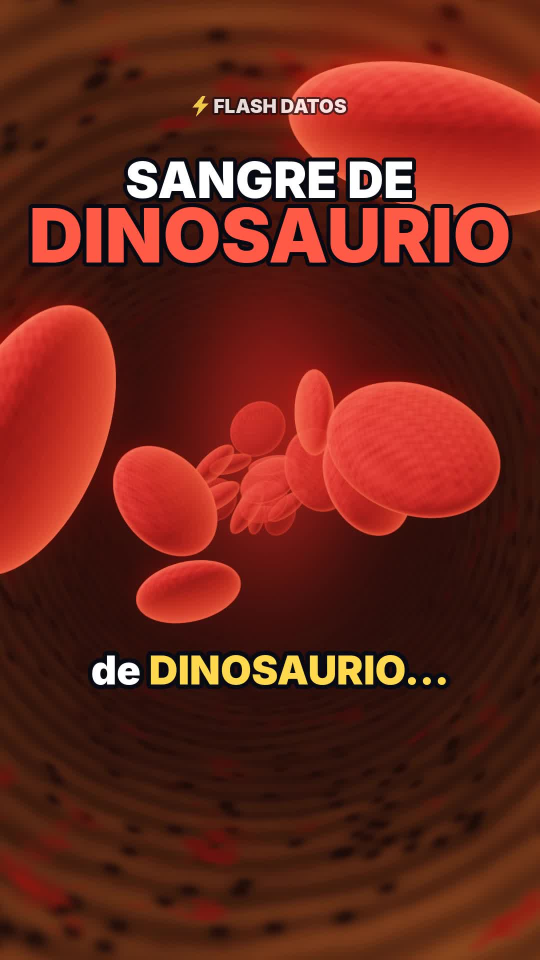
#> input picture videos/33-sangre-dinosaurio/portada.jpg, 1080 x 1920 px (shown at 1/2 size); its folder holds only this picture in this run
$ python -i escena.py   (imports and definitions only)
#> lines starting #> are read from the running program, lines starting #| are printed output that depends on the picture
### motor/noise.py
import numpy as np
rng = np.random.default_rng(7)
PERM = rng.permutation(256)
P = np.concatenate([PERM, PERM]).astype(np.int64)
VALS = rng.random(256)


def _hash(ix, iy, iz):
    return VALS[P[P[P[ix & 255] + (iy & 255)] + (iz & 255)]]


def vnoise(x, y, z):
    xi, yi, zi = np.floor(x).astype(np.int64), np.floor(y).astype(np.int64), np.floor(z).astype(np.int64)
    xf, yf, zf = x - xi, y - yi, z - zi
    u, v, w = xf * xf * (3 - 2 * xf), yf * yf * (3 - 2 * yf), zf * zf * (3 - 2 * zf)
    c000 = _hash(xi, yi, zi); c100 = _hash(xi + 1, yi, zi)
    c010 = _hash(xi, yi + 1, zi); c110 = _hash(xi + 1, yi + 1, zi)
    c001 = _hash(xi, yi, zi + 1); c101 = _hash(xi + 1, yi, zi + 1)
    c011 = _hash(xi, yi + 1, zi + 1); c111 = _hash(xi + 1, yi + 1, zi + 1)
    x00 = c000 + u * (c100 - c000); x10 = c010 + u * (c110 - c010)
    x01 = c001 + u * (c101 - c001); x11 = c011 + u * (c111 - c011)
    y0 = x00 + v * (x10 - x00); y1 = x01 + v * (x11 - x01)
    return y0 + w * (y1 - y0)


def fbm(x, y, z, octaves=5, lac=2.0, gain=0.5, seed=0.0):
    tot, amp, norm, f = 0.0, 1.0, 0.0, 1.0
    for o in range(octaves):
        off = seed * 17.31 + o * 31.7
        tot = tot + amp * vnoise(x * f + off, y * f - off * 0.7, z * f + off * 1.3)
        norm += amp; amp *= gain; f *= lac
    return tot / norm


def smooth(a, b, x):
    t = np.clip((x - a) / (b - a), 0, 1)
    return t * t * (3 - 2 * t)


def mix(a, b, t):
    t = t[..., None]
    return np.asarray(a) * (1 - t) + np.asarray(b) * t

### videos/33-sangre-dinosaurio/escena.py
"""Flash Datos · video 33: encuentran sangre de dinosaurio de 115 millones de años (Aratasaurus, Brasil; PNAS 2026).

Escena nueva: viaje por dentro de un canal vascular de hueso fósil con glóbulos rojos de piedra (elipsoides con trazado
de rayos); terópodo caminando al atardecer con los huesos de la pata resaltados; la Tierra con el noreste de Brasil;
zoom a un corte transversal del hueso con osteonas; comparación de tamaño con un glóbulo humano; molécula de hemo
en 3D con su hierro y el oxígeno que llega; entierro rápido en lodo con poco oxígeno; cristales de hausmanita que
sellan las células; hélice de ADN tachada; gráfica química con el pico del hemo B; regreso al canal y al corte del hueso.

Uso:
  python3 escena.py test 1 5 12 ...       -> PNG de prueba en frames_test/
  python3 escena.py chunk <ini> <fin> <out>
  python3 escena.py info
"""
import json, math, os, subprocess, sys
import numpy as np
from PIL import Image, ImageDraw, ImageFont
from scipy.ndimage import gaussian_filter, zoom as ndzoom

BASE = os.path.dirname(os.path.abspath(__file__))
sys.path.insert(0, BASE)
from noise import fbm

W, H, FPS = 1080, 1920, 30
TY = math.tan(math.radians(20)); TX = TY * W / H
PIX = 2 * TY / H

xs = ((np.arange(W) + 0.5) / W * 2 - 1) * TX
ys = (1 - (np.arange(H) + 0.5) / H * 2) * TY
DX, DY = np.meshgrid(xs, ys)
NRM = np.sqrt(DX * DX + DY * DY + 1)
DIRS = np.stack([DX / NRM, DY / NRM, -1 / NRM], axis=-1).astype(np.float64)


def smooth(a, b, x):
    t = np.clip((x - a) / (b - a), 0, 1)
    return t * t * (3 - 2 * t)


def ease(s):
    s = min(max(s, 0.0), 1.0)
    return s * s * s * (s * (6 * s - 15) + 10)


def ease_out(s):
    s = min(max(s, 0.0), 1.0)
    return 1 - (1 - s) ** 3


def lerp(a, b, s):
    return np.asarray(a, float) * (1 - s) + np.asarray(b, float) * s


# [12 lines left out: function sample, not called in this run]


def rotm(yaw, pitch=0.0, roll=0.0):
    cy, sy = math.cos(yaw), math.sin(yaw); cp, sp = math.cos(pitch), math.sin(pitch); cr, sr = math.cos(roll), math.sin(roll)
    Ry = np.array([[cy, 0, sy], [0, 1, 0], [-sy, 0, cy]])
    Rx = np.array([[1, 0, 0], [0, cp, -sp], [0, sp, cp]])
    Rz = np.array([[cr, -sr, 0], [sr, cr, 0], [0, 0, 1]])
    return Ry @ Rx @ Rz


# ---------------- fondo ----------------
def make_background():
    rng = np.random.default_rng(33)
    bg = np.zeros((H, W, 3), np.float32)
    n = 1800
    x = rng.integers(0, W, n); y = rng.integers(0, H, n)
    inten = 0.02 + 0.42 * rng.random(n) ** 7
    tint = rng.random(n)
    col = np.stack([0.80 + 0.2 * tint, 0.86 + 0.06 * tint, 1.0 - 0.25 * tint], -1)
    np.add.at(bg, (y, x), col * inten[:, None])
    bg = gaussian_filter(bg, (0.6, 0.6, 0))
    big = np.zeros_like(bg)
    m = 40
    bx = rng.integers(0, W, m); by = rng.integers(0, H, m)
    np.add.at(big, (by, bx), np.array([1.0, 0.95, 0.9]) * (1.4 + 2.6 * rng.random(m))[:, None])
    bg += gaussian_filter(big, (1.3, 1.3, 0))
    gy, gx = np.mgrid[0:120, 0:68] / 40.0
    neb = fbm(gx, gy, np.full_like(gx, 3.1), 5, seed=33)
    neb = ndzoom(neb, (H / 120, W / 68), order=1)
    neb = np.clip((neb - 0.45) * 2.2, 0, 1) ** 1.6
    bg += neb[..., None] * np.array([0.030, 0.008, 0.030], np.float32)
    return bg


BG = make_background()


# ---------------- cámara ----------------
class Cam:
    # [7 lines left out: function __init__, not called in this run]

    def dirs(self, y0, y1, x0, x1):
        d = DIRS[y0:y1, x0:x1]
        return d[..., 0:1] * self.r + d[..., 1:2] * self.u + (-d[..., 2:3]) * self.f

    # [6 lines left out: function proj, not called in this run]


# ---------------- partículas ----------------
class Buf:
    """Acumula partículas: capa nítida (resolución completa) y capa de brillo (1/4)."""

    def __init__(self):
        self.sharp = np.zeros((H, W, 3), np.float32)
        self.soft = np.zeros((H // 4, W // 4, 3), np.float32)

    # [53 lines left out: functions add, into, make_galaxy, galaxy_points, not called in this run]


def bloom(img):
    small = img[::4, ::4]
    br = np.clip(small - 0.85, 0, None)
    g = gaussian_filter(br, (5, 5, 0)) * 0.55 + gaussian_filter(br, (22, 22, 0)) * 0.8 + gaussian_filter(br, (60, 60, 0)) * 0.45
    return img + ndzoom(g, (4, 4, 1), order=1)[:H, :W]


# [16 lines left out: functions tonemap, burst, not called in this run]


# ---------------- línea de tiempo ----------------
# [1 line not run here, left out]
# [1 line that did not run here, left out]
# [1 line that did not run here, left out]
# [1 line that did not run here, left out]
# [1 line that did not run here, left out]
# [1 line that did not run here, left out]
# [1 line that did not run here, left out]

T115 = 2.50          # "…y tiene 115 millones de años"
TMAPA = 9.10         # "un dinosaurio de dos patas del noreste de Brasil"
TTUNEL = 14.70       # entramos al canal
TCOMP = 17.55        # "tres veces más grandes que los tuyos"
TO2 = 23.45          # "la parte de la hemoglobina que llevaba el oxígeno"
TPOCO = 29.80        # "en un lodo con poco oxígeno"
THAUS = 31.75        # "y un mineral, la hausmanita"
TCAPS = 33.95        # "los selló como una cápsula del tiempo"
TNOADN = 37.40       # "no hay ADN"
TCLON = 39.15        # "nadie va a clonar un dinosaurio"
TPRUEBA = 41.10      # "Pero es la primera prueba química…"
# [3 lines that did not run here, left out]
# [1 line that did not run here, left out]


# [6 lines left out: function shot, not called in this run]

FD = os.path.join(BASE, "fonts", "")
_fc = {}


# [5 lines left out: function font, not called in this run]


YELLOW = (255, 216, 77); CYAN = (79, 216, 255); WHITE = (255, 255, 255); RED = (255, 90, 70); ORANGE = (255, 160, 70)
VIOLET = (190, 120, 255); GREEN = (110, 235, 140)


# [15 lines left out: function groups_for_part, not called in this run]


# pausas reales de la voz dentro de cada segmento (para que los subtítulos no se adelanten)
CUTS = {"gancho": [(2.17, 2.55)], "quien": [(8.82, 9.19)], "globulos": [(17.23, 17.76)], "hemo": [(23.18, 23.68)],
        "como": [(27.17, 27.87), (29.61, 29.91), (31.64, 31.92), (33.68, 34.04)],
        "adn": [(37.08, 37.58), (38.88, 39.26), (40.90, 41.30)]}
SPLITS = {"gancho": ["DINOSAURIO…"], "quien": ["ARATASAURUS,"], "globulos": ["PIEDRA,"], "hemo": ["HEMO,"],
          "como": ["¿CÓMO?", "RÁPIDO,", "OXÍGENO,", "HAUSMANITA,"], "adn": ["OJO:", "ADN,", "dinosaurio."]}

CAPS = []
# [23 lines not run here, left out]


def is_hl(w):
    core = w.strip(".,:…?¿!¡()")
    return any(ch.isdigit() for ch in core) or (core.isupper() and len(core) > 1)


# [28 lines left out: functions draw_caption, fade, not called in this run]


def txt(d, xy, s, size, col, A, fn="Inter-Black.otf", sw=8, anchor="mm"):
    d.text(xy, s, font=font(fn, size), fill=col + (int(A),), anchor=anchor, stroke_width=sw, stroke_fill=(8, 10, 20, int(A)))


# [17 lines left out: function draw_label, not called in this run]


def check(d, x, y, s, col, A, wd=10):
    d.line([(x - s * 0.5, y), (x - s * 0.15, y + s * 0.38), (x + s * 0.55, y - s * 0.42)], fill=col + (int(A),), width=wd, joint="curve")


def bolt(cx, cy, s):
    pts = [(0.58, 0.0), (0.12, 0.56), (0.44, 0.56), (0.30, 1.0), (0.88, 0.38), (0.55, 0.38), (0.74, 0.0)]
    return [(cx + (px - 0.5) * s, cy + (py - 0.5) * s) for px, py in pts]


# [32 lines left out: functions draw_watermark, draw_endcard, flash_alpha, not called in this run]


# =====================================================================
#  Escena del video 33: sangre de dinosaurio
# =====================================================================
from scipy.ndimage import map_coordinates

# [1 line not run here, left out]
PINK = (255, 120, 140); BONE = (232, 196, 140)


def leader(d, p, q, col, A, wd=4):
    d.line([tuple(p), tuple(q)], fill=col + (int(A),), width=wd)


# [7 lines left out: function sample2, not called in this run]


def rot_xyz(ax, ay, az=0.0):
    return rotm(ay, ax, az)


# ---------- pared del canal (hueso fósil) ----------
def make_wall():
    th, tw = 256, 512                                   # th: a lo largo del canal, tw: alrededor
    gy, gx = np.mgrid[0:th, 0:tw].astype(np.float64)
    a = gx / tw * 2 * np.pi
    cx, cz = np.cos(a) * 2.0, np.sin(a) * 2.0
    yy = gy / th * 8.0
    n1 = fbm(cx, yy, cz, 5, seed=41)
    n2 = fbm(cx * 3, yy * 3, cz * 3, 4, seed=42)
    rings = 0.5 + 0.5 * np.sin(gy / th * 2 * np.pi * 22 + n1 * 5)          # láminas del hueso
    base = np.array([0.42, 0.22, 0.10]) * (0.55 + 0.6 * n1[..., None]) * (0.8 + 0.35 * rings[..., None])
    base = base * (0.85 + 0.3 * n2[..., None])
    # lagunas (huequitos oscuros) y vetas rojizas de óxido
    rng = np.random.default_rng(5)
    pits = np.zeros((th, tw), np.float32)
    pits[rng.integers(0, th, 900), rng.integers(0, tw, 900)] = 1
    pits = gaussian_filter(pits, 1.4, mode="wrap") * 9
    base = base * (1 - np.clip(pits, 0, 0.8)[..., None])
    vein = np.clip((n2 - 0.62) * 6, 0, 1)
    base = base * (1 - vein[..., None]) + np.array([0.55, 0.10, 0.06]) * vein[..., None]
    return (np.clip(base, 0, 1) ** 1.6).astype(np.float32)


WALL = make_wall()
RC = 1.0
WALL_ZP = 6.0                                           # periodo de la textura a lo largo del canal


# [69 lines left out: functions tunnel, ellipsoid, not called in this run]


def ball(img, cam, C, r, col, k=1.0, emit=0.0, rim=(0.15, 0.15, 0.2)):
    ellipsoid(img, cam, C, np.eye(3), (r, r, r), col, k, rim=rim, emit=emit)


# ---------- glóbulos dentro del canal ----------
rng_c = np.random.default_rng(33)
NC = 70
CELL_Z = -np.sort(rng_c.uniform(0.6, 46.0, NC))
_ang = rng_c.uniform(0, 2 * np.pi, NC); _rad = np.sqrt(rng_c.uniform(0.0, 1.0, NC)) * 0.55
CELL_P = np.stack([np.cos(_ang) * _rad, np.sin(_ang) * _rad, CELL_Z], -1)
CELL_R = [rot_xyz(*rng_c.uniform(-np.pi, np.pi, 3)) for _ in range(NC)]
CELL_W = rng_c.uniform(-0.6, 0.6, (NC, 3))
CELL_S = np.array([0.23, 0.085, 0.20])
CELL_COL = (0.55, 0.035, 0.03)


# [26 lines left out: functions cells, tunnel_cam, red_haze, not called in this run]


# ---------- corte transversal del hueso ----------
def make_section(N=1800):
#> called with N = 1800
    rng = np.random.default_rng(7)
    yy, xx = np.mgrid[0:N, 0:N].astype(np.float32)
    c = N / 2
    r = np.sqrt((xx - c) ** 2 + (yy - c) ** 2)
    nz = fbm(xx / 120.0, yy / 120.0, np.full_like(xx, 1.3), 5, seed=8)
    img = np.zeros((N, N, 3), np.float32)
    ring = (r < 820) & (r > 430)
    bone = np.array([0.40, 0.22, 0.11]) * (0.7 + 0.5 * nz[..., None])
    img[ring] = bone[ring]
    marrow = r <= 430
    img[marrow] = (np.array([0.05, 0.025, 0.02]) * (0.6 + 0.8 * nz[..., None]))[marrow]
    edge = np.exp(-((r - 820) / 6) ** 2) + np.exp(-((r - 430) / 6) ** 2)
    img += edge[..., None] * np.array([0.25, 0.15, 0.08])
    ost = [(c + 625, c, 70, 16)]
    for _ in range(900):
        a = rng.uniform(0, 2 * np.pi); rr = rng.uniform(470, 790); R = rng.uniform(34, 62)
        x, y = c + rr * math.cos(a), c + rr * math.sin(a)
        if all((x - ox) ** 2 + (y - oy) ** 2 > (R + oR) ** 2 * 0.85 for ox, oy, oR, _ in ost):
            ost.append((x, y, R, R * rng.uniform(0.18, 0.26)))
    for (x, y, R, rc) in ost:
        x0, x1, y0, y1 = int(x - R - 2), int(x + R + 3), int(y - R - 2), int(y + R + 3)
        sub_r = np.sqrt((xx[y0:y1, x0:x1] - x) ** 2 + (yy[y0:y1, x0:x1] - y) ** 2)
        m = sub_r < R
        lam = 0.5 + 0.5 * np.cos(sub_r / R * 2 * np.pi * 5)
        reg = img[y0:y1, x0:x1]
        reg[m] = reg[m] * (0.75 + 0.45 * lam[m][:, None]) + np.array([0.06, 0.035, 0.015])
        ca = np.clip(rc - sub_r + 0.5, 0, 1)[..., None]
        cc = np.array([0.30, 0.03, 0.02]) * (0.6 + 0.4 * np.clip(1 - sub_r / rc, 0, 1))[..., None]
        reg[:] = reg * (1 - ca) + cc * ca
        cl = np.exp(-((sub_r - R) / 1.5) ** 2) * m
        reg -= cl[..., None] * reg * 0.5
    img = gaussian_filter(img, (1.0, 1.0, 0))
    return np.clip(img, 0, 2).astype(np.float32), (c + 625, c)


SECT, SECT_T = make_section()


# [10 lines left out: function section_view, not called in this run]


# ---------- dinosaurio (silueta de terópodo, vista lateral) ----------
DINO_BODY = [(-1.0, 0.43), (-0.62, 0.53), (-0.30, 0.60), (-0.12, 0.65), (0.10, 0.67), (0.26, 0.64), (0.36, 0.66), (0.44, 0.76),
             (0.50, 0.86), (0.58, 0.89), (0.70, 0.87), (0.79, 0.81), (0.78, 0.785), (0.70, 0.78), (0.62, 0.765), (0.55, 0.755),
             (0.49, 0.72), (0.44, 0.62), (0.36, 0.50), (0.22, 0.44), (0.05, 0.42), (-0.12, 0.45), (-0.38, 0.47), (-0.70, 0.45)]
DINO_ARM = [(0.33, 0.55), (0.38, 0.49), (0.44, 0.46), (0.45, 0.48), (0.40, 0.52), (0.37, 0.57)]
DINO_EYE = (0.65, 0.835)


# [42 lines left out: functions leg_pts, draw_dino, not called in this run]


def make_dusk():
    yy = (np.arange(H) / H)[:, None, None]
    top = np.array([0.02, 0.01, 0.05]); mid = np.array([0.22, 0.06, 0.08]); low = np.array([0.95, 0.38, 0.10])
    s1 = np.clip(yy / 0.45, 0, 1); s2 = np.clip((yy - 0.40) / 0.25, 0, 1) ** 1.3
    sky = top * (1 - s1) + mid * s1
    sky = sky * (1 - s2) + low * s2
    sky = np.broadcast_to(sky, (H, W, 3)).astype(np.float32).copy()
    sky += BG * 0.5 * (1 - np.clip(yy / 0.45, 0, 1))
    yy2, xx2 = np.ogrid[0:H, 0:W]
    r = np.sqrt((xx2 - 760) ** 2 + (yy2 - 1060) ** 2)
    sky += (np.clip(1 - r / 95, 0, 1) ** 0.3 * 2.5)[..., None] * np.array([1.0, 0.65, 0.3], np.float32)
    sky += (np.exp(-r / 260) * 0.6)[..., None] * np.array([1.0, 0.45, 0.15], np.float32)
    return sky


DUSK = make_dusk()


def ridge(xs, seed, amp, base, freq):
    return base + amp * np.array([fbm(np.array([v * freq]), np.array([seed * 0.37]), np.array([0.5]), 5, seed=seed)[0] for v in xs]) - amp * 0.5


RIDGE_X = np.arange(0, 3 * W, 2) / W
R_FAR = ridge(RIDGE_X, 11, 260, 1060, 1.6)
R_NEAR = ridge(RIDGE_X, 12, 120, 1200, 3.0)


# [24 lines left out: function dusk_scene, not called in this run]


# ---------- la Tierra (para ubicar Brasil) ----------
# [1 line not run here, left out]


# [27 lines left out: function earth_disk, not called in this run]


# ---------- molécula de hemo ----------
def make_heme():
    atoms, bonds = [("Fe", 0.0, 0.0)], []
    def add(kind, r, deg):
        atoms.append((kind, r * math.cos(math.radians(deg)), r * math.sin(math.radians(deg))))
        return len(atoms) - 1
    meso = []
    ring = []
    for k in range(4):
        ph = 90 * k
        n = add("N", 2.0, ph)
        a1 = add("C", 3.0, ph - 22); a2 = add("C", 3.0, ph + 22)
        b1 = add("C", 4.25, ph - 9.5); b2 = add("C", 4.25, ph + 9.5)
        s1 = add("C", 5.7, ph - 13); s2 = add("C", 5.7, ph + 13)
        bonds += [(0, n), (n, a1), (n, a2), (a1, b1), (a2, b2), (b1, b2), (b1, s1), (b2, s2)]
        ring.append((a1, a2))
        meso.append(add("C", 3.42, ph + 45))
    for k in range(4):
        bonds += [(ring[k][1], meso[k]), (meso[k], ring[(k + 1) % 4][0])]
    P = np.array([[x, y, 0.0] for _, x, y in atoms]) * 0.21
    return [a[0] for a in atoms], P, bonds


HEME_K, HEME_P, HEME_B = make_heme()
ATOM = {"C": (0.075, (0.42, 0.42, 0.48)), "N": (0.088, (0.20, 0.35, 1.0)), "Fe": (0.15, (1.0, 0.42, 0.10)), "O": (0.10, (1.0, 0.12, 0.10))}


def make_bokeh():
    rng = np.random.default_rng(4)
    b = np.zeros((H // 4, W // 4, 3), np.float32)
    for _ in range(26):
        x, y = rng.integers(0, W // 4), rng.integers(0, H // 4)
        b[y, x] = np.array([0.9, 0.06, 0.05]) * rng.uniform(40, 140)
    b = gaussian_filter(b, (9, 9, 0))
    return ndzoom(b, (4, 4, 1), order=1)[:H, :W] * 0.8


BOKEH = make_bokeh()


def micro_bg(img, t, k=1.0):
    sh = int(18 * math.sin(t * 0.3))
    img[:] = BG * 0.35 + np.roll(BOKEH, sh, axis=1) * k


# ---------- ADN ----------
# [12 lines left out: function dna_points, not called in this run]


def draw_x(d, cx, cy, s, A, wd=26):
    d.line([(cx - s, cy - s), (cx + s, cy + s)], fill=RED + (int(A),), width=wd)
    d.line([(cx - s, cy + s), (cx + s, cy - s)], fill=RED + (int(A),), width=wd)


def fmt_int(n):
    return f"{int(n):,}"


# ---------------- render ----------------
# [301 lines left out: function scene, not called in this run]


render = scene

# [20 lines not run here, left out]

>>> import cv2
>>> picture = cv2.imread('portada.jpg', cv2.IMREAD_GRAYSCALE)
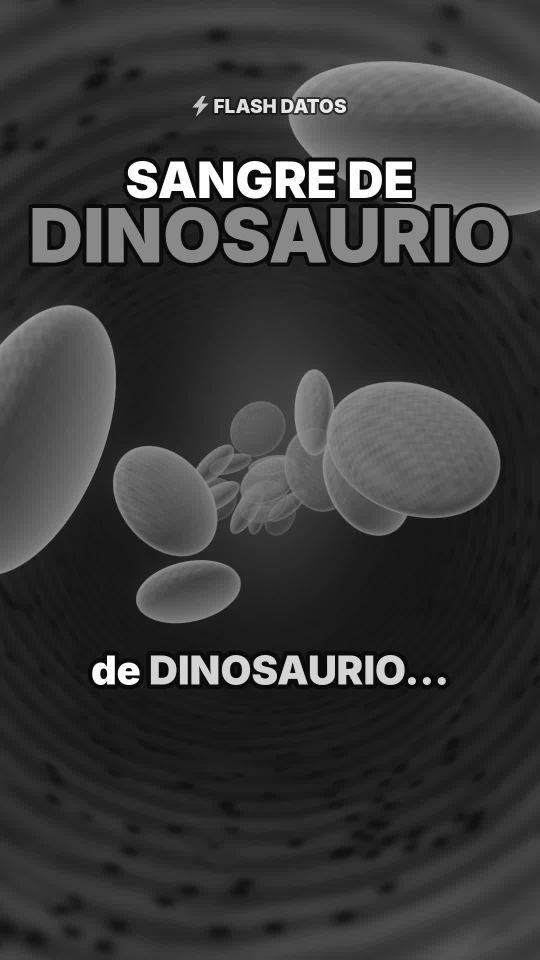
#> picture: shape (1920, 1080) (shown at 1/2 size); min 0, max 255, mean 57.4
>>> result = bloom(picture)
#> in bloom, `small = img[::4, ::4]`:
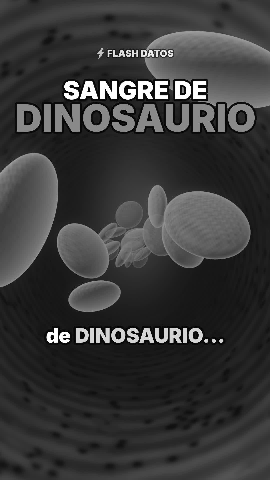
#> small: shape (480, 270); min 0, max 255, mean 57.4
#> (the run stopped early here; a loop or call above may not have finished)
